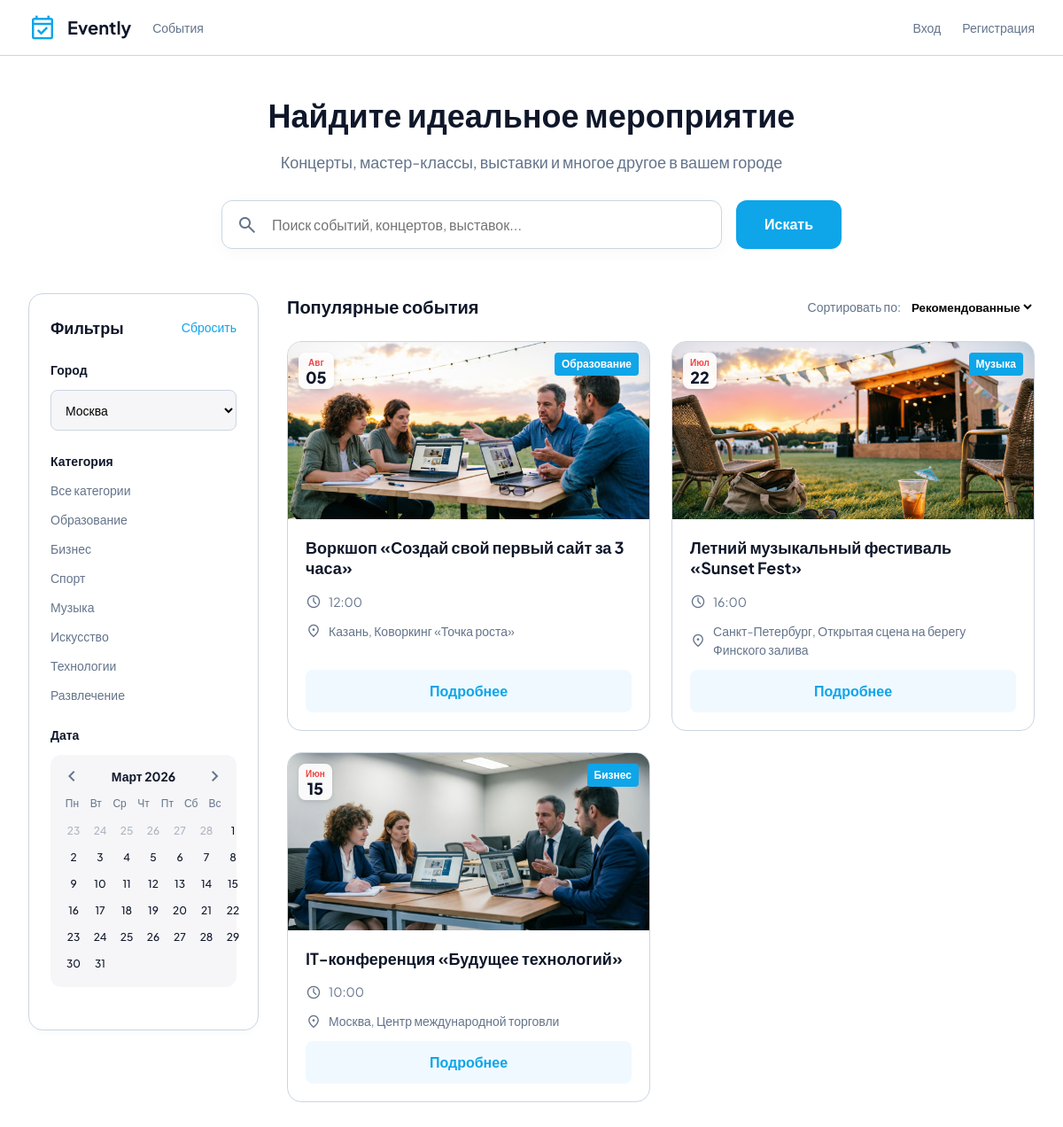
Page /event-search.php on the committed database.
### tables this page shows
CREATE TABLE `event` (
  `id_event` int(11) NOT NULL,
  `photo` varchar(255) NOT NULL,
  `title` varchar(50) NOT NULL,
  `organizer_name` varchar(100) NOT NULL,
  `category` varchar(50) DEFAULT NULL,
  `event_type` varchar(50) DEFAULT NULL,
  `start_date` date DEFAULT NULL,
  `start_time` time DEFAULT NULL,
  `end_time` time DEFAULT NULL,
  `street` varchar(50) NOT NULL,
  `district` varchar(50) NOT NULL,
  `city` varchar(50) NOT NULL,
  `country` varchar(50) NOT NULL,
  `venue_name` varchar(100) NOT NULL,
  `floor` int(11) DEFAULT NULL,
  `entrance` varchar(11) NOT NULL,
  `region` varchar(50) NOT NULL,
  `price` int(11) UNSIGNED NOT NULL,
  `status` enum('moderation','active','rejected') NOT NULL DEFAULT 'moderation',
  `speakers` varchar(255) NOT NULL,
  `described` varchar(512) NOT NULL,
  `id` int(11) NOT NULL,
  `total_seats` int(11) DEFAULT 0,
  `registration_open` tinyint(1) NOT NULL DEFAULT 1
);

### event-search.php (the view, shortened to what this page needs)
<?php
require __DIR__ . '/bd.php';
$category_names = [
    'education' => 'Образование',
    'business' => 'Бизнес',
    'sports' => 'Спорт',
    'music' => 'Музыка',
    'art' => 'Искусство',
    'texh' => 'Технологии',
    'entertainment' => 'Развлечение'
];
$months_ru = [
    'Jan' => 'Янв',
    'Feb' => 'Фев',
    'Mar' => 'Мар',
    'Apr' => 'Апр',
    'May' => 'Май',
    'Jun' => 'Июн',
    'Jul' => 'Июл',
    'Aug' => 'Авг',
    'Sep' => 'Сен',
    'Oct' => 'Окт',
    'Nov' => 'Ноя',
    'Dec' => 'Дек'
];
$search = trim($_GET['search'] ?? '');
$category = $_GET['category'] ?? '';
$sql = "SELECT * FROM event WHERE status = 'active'";
$params = [];
$sql .= " ORDER BY start_date DESC";
$stmt = $pdo->prepare($sql);
$stmt->execute($params);
$events = $stmt->fetchAll(PDO::FETCH_ASSOC);
?>
<!DOCTYPE html>
<html lang="ru">
<head>
    <link rel="stylesheet" href="event-search.css">
    <link rel="stylesheet" href="ui-polish.css">
</head>
<body>
    <header class="header">
        <div class="header__left">
            <a href="Evently-hub.php" class="logo">
                <span class="logo__icon material-symbols-outlined">event_available</span>
                <span class="logo__text">Evently</span>
            </a>
            <nav class="nav">
                <a href="event-search.php" class="nav__link">События</a>
            </nav>
        </div>
        <div class="header__right">
            <?php if (isset($_SESSION['user_id'])): ?>
                <a href="logout.php" class="logout-btn" onclick="return confirm('Вы уверены, что хотите выйти?')">Выйти</a>
                <div class="user-profile">
                    <div class="teg-name">
                        <?= htmlspecialchars($_SESSION['name'] ?? 'Пользователь'); ?>
                    </div>
                    <img src="https://images.unsplash.com/photo-1494790108377-be9c29b29330?q=80&w=100&h=100&auto=format&fit=crop"
                        alt="User" class="nav-avatar">
                </div>
            <?php else: ?>
                <a href="login.php" class="btn-login">Вход</a>
                <a href="registration.php" class="btn-login">Регистрация</a>
            <?php endif; ?>
        </div>
    </header>
    <main class="main-wrapper">
        <section class="hero-section">
            <h1 class="hero-title">Найдите идеальное мероприятие</h1>
            <p class="hero-subtitle">Концерты, мастер-классы, выставки и многое другое в вашем городе</p>
            <form class="search-container" action="event-search.php" method="GET">
                <div class="search-input-box">
                    <span class="material-symbols-outlined search-icon">search</span>
                    <input type="text" name="search" class="search-input"
                        placeholder="Поиск событий, концертов, выставок..."
                        value="<?= htmlspecialchars($_GET['search'] ?? '') ?>">
                </div>
                <button type="submit" class="btn-search">Искать</button>
            </form>
        </section>
        <div class="content-layout">
            <aside class="sidebar">
                <div class="filter-card">
                    <div class="filter-header">
                        <h3 class="filter-title">Фильтры</h3>
                        <button class="btn-reset">Сбросить</button>
                    </div>
                    <div class="filter-group">
                        <label class="filter-label">Город</label>
                        <select class="filter-select">
                            <option>Москва</option>
                        </select>
                    </div>
                    <div class="filter-group">
                        <label class="filter-label">Категория</label>
                        <div class="checkbox-list">
                            <a href="event-search.php" class="checkbox-item" <?= empty($category) ? 'active' : '' ?>>
                                Все категории
                            </a>
                            <?php foreach ($category_names as $key => $name): ?>
                                <a href="event-search.php?category=<?= $key ?><?= !empty($search) ? '&search=' . urlencode($search) : '' ?>"
                                    class="checkbox-item <?= ($category === $key) ? 'active' : '' ?>">
                                    <?= htmlspecialchars($name) ?>
                                </a>
                            <?php endforeach; ?>
                        </div>
                    </div>
                    <div class="filter-group">
                        <label class="filter-label">Дата</label>
                        <div class="calendar-widget">
                            <div class="calendar-header">
                                <span class="material-symbols-outlined nav-icon" id="prev-month">chevron_left</span>
                                <span class="calendar-month" id="month-display">Октябрь 2023</span>
                                <span class="material-symbols-outlined nav-icon" id="next-month">chevron_right</span>
                            </div>
                            <div class="calendar-weekdays">
                                <span>Пн</span><span>Вт</span><span>Ср</span><span>Чт</span><span>Пт</span><span>Сб</span><span>Вс</span>
                            </div>
                            <div class="calendar-days" id="calendar-days">
                            </div>
                        </div>
                    </div>
                </div>
            </aside>
            <section class="events-section">
                <div class="events-header">
                    <h2 class="events-title">Популярные события</h2>
                    <div class="sort-box">
                        <span class="sort-label">Сортировать по:</span>
                        <select class="sort-select">
                            <option>Рекомендованные</option>
                        </select>
                    </div>
                </div>
                <div class="events-grid">
                    <?php if (empty($events)): ?>
                        <p class="no-events">Пока нет активных событий. Загляните позже!</p>
                    <?php else: ?>
                        <?php foreach ($events as $event): ?>
                            <a class="event-card event-card--link" href="event-page.php?id=<?= (int)$event['id_event'] ?>">
                                <div class="card-img-wrapper">
                                    <img src="<?= htmlspecialchars($event['photo']) ?>"
                                        alt="<?= htmlspecialchars($event['title']) ?>" class="card-img" />
                                    <div class="card-date-badge"><span class="badge-month">
                                            <?= $months_ru[date('M', strtotime($event['start_date']))] ?>
                                        </span><span class="badge-day"><?= date('d', strtotime($event['start_date'])) ?>
                                        </span></div>
                                    <div class="card-category-badge bg-blue">
                                        <?= htmlspecialchars($category_names[$event['category']] ?? $event['category']) ?>
                                    </div>
                                </div>
                                <div class="card-content">
                                    <h3 class="card-title"><?= htmlspecialchars($event['title']) ?></h3>
                                    <div class="card-info"><span class="material-symbols-outlined info-icon">schedule</span>
                                        <?= date('H:i', strtotime($event['start_time'])) ?>
                                    </div>
                                    <div class="card-info"><span class="material-symbols-outlined info-icon">location_on</span>
                                        <?= htmlspecialchars($event['city']) ?>,
                                        <?= htmlspecialchars($event['venue_name']) ?>
                                    </div>
                                    <span class="btn-more">Подробнее</span>
                                </div>
                            </a>
                        <?php endforeach; ?>
                    <?php endif; ?>
                </div>
            </section>
        </div>
    </main>
</body>
</html>

### ui-polish.css (style rules this page uses)
:root { --ev-ring: #0ea5e9; --ev-ease: 200ms cubic-bezier(.4, 0, .2, 1); }
button, [role="button"], .btn, .btn-primary, .btn-outline, .btn-register, .btn-more, .btn-submit, .submit-btn, .btn-search, .btn-login, .view-all, label.role-card { cursor: pointer; transition: transform var(--ev-ease), box-shadow var(--ev-ease), background-color var(--ev-ease), color var(--ev-ease), border-color var(--ev-ease); }
.nav__link, .top-nav a, .footer__links a, .footer-links a { transition: color var(--ev-ease), opacity var(--ev-ease); }

### rows in the picture
event: photo (picture), start_date "Авг", start_date "05", category "Образование", title "Воркшоп «Создай свой первый сайт за 3 часа»", start_time "12:00", city "Казань", venue_name "Коворкинг «Точка роста»"
event: photo (picture), start_date "Июл", start_date "22", category "Музыка", title "Летний музыкальный фестиваль «Sunset Fest»", start_time "16:00", city "Санкт-Петербург", venue_name "Открытая сцена на берегу Финского залива"
event: photo (picture), start_date "Июн", start_date "15", category "Бизнес", title "IT-конференция «Будущее технологий»", start_time "10:00", city "Москва", venue_name "Центр международной торговли"

### other values in the picture
$name "Образование"
$name "Бизнес"
$name "Спорт"
$name "Музыка"
$name "Искусство"
$name "Технологии"
$name "Развлечение"
